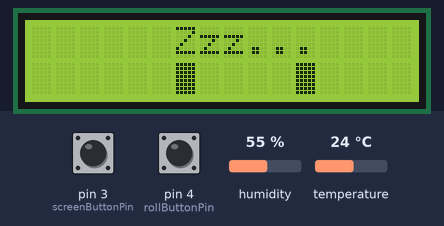
This sketch was run on a simulated Arduino Uno, built with avr-gcc and run on an emulated ATmega328P. Parts: 16×2 character LCD. Inputs (shaded band) come from the test bench; at power-on: pin 3 (screenButtonPin) HIGH, pin 4 (rollButtonPin) HIGH, humidity 55 %, temperature 24 °C. The local clock reads 2024-03-15 10:24:30 at power-on unless the sketch sets it; random numbers use the default seed unless the sketch sets one.

Above: at 4.2 s.
4.3 s: pin 3 (screenButtonPin) pulled LOW for 0.15 s
At 4.8 s:
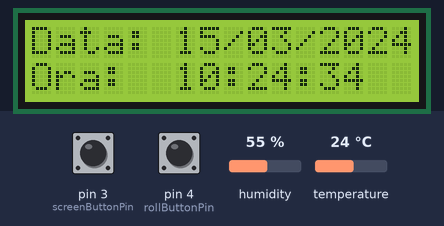
7.4 s: pin 3 (screenButtonPin) pulled LOW for 1 s
At 7.9 s:
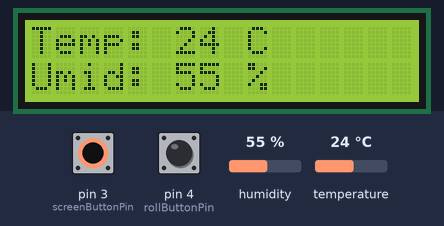
9.9 s: pin 3 (screenButtonPin) pulled LOW for 0.15 s
At 11.1 s:
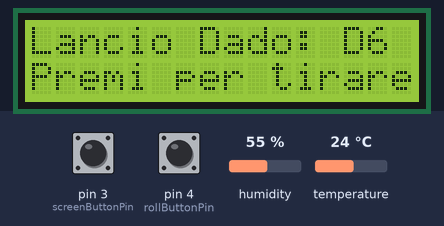
11.5 s: pin 4 (rollButtonPin) pulled LOW for 0.15 s
At 12.5 s:
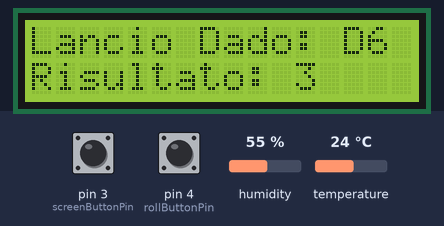
13.1 s: pin 4 (rollButtonPin) pulled LOW for 1 s
At 13.8 s:
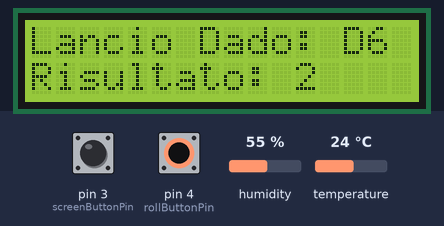
Timing chart, 0 to 16.1 s (numbered marks = the images above; inputs shaded):
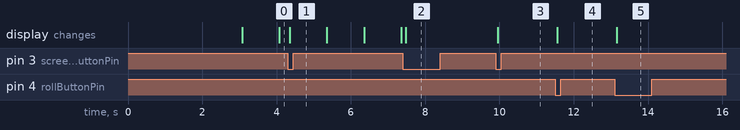

The sketch:

ClockCiock_v3.0.ino
```cpp
/*----------------------- C H A N G E L O G -----------------------------------
v1.0 (03/09/2026): Schermata singola con ora (RTC Module) e temperatura (sensore DTH11)
v2.0 (03/09/2026): Navigazione con un pulsante, 5 schermate: Data e ora; temperatura e umidità; 3 schermate D6, D20, D100 aggiunto pulsante per lanciare dado
v3.0 (03/09/2026): Aggiunta schermata di avvio e schermata Idle con robot
------------------------------------------------------------------------------
*/
#include <Wire.h>
#include <LiquidCrystal.h>
#include <SimpleDHT.h>
#include "RTClib.h"

// Inizializzazione LCD
LiquidCrystal lcd(7, 8, 9, 10, 11, 12);

// Disegno del quadrato completamente colorato
byte quadrato[8] = {
  B11111, B11111, B11111, B11111,
  B11111, B11111, B11111, B11111
};

// Inizializzazione DHT11
int pinDHT11 = 2;
SimpleDHT11 dht11(pinDHT11);

// Inizializzazione modulo RTC
RTC_DS1307 rtc;

// Impostazioni pulsanti
const int screenButtonPin = 3;
const int rollButtonPin = 4;

int screenButtonState = HIGH;
int lastScreenButtonState = HIGH;
unsigned long lastScreenDebounceTime = 0;

int rollButtonState = HIGH;
int lastRollButtonState = HIGH;
unsigned long lastRollDebounceTime = 0;

unsigned long debounceDelay = 50;

// 0=Robot, 1=Data/Ora, 2=Temp/Umid, 3=D6, 4=D20, 5=D100
int currentScreen = 0;
int resultD6 = 0, resultD20 = 0, resultD100 = 0;

// Variabili per il timing dello schermo (1000 ms = 1 secondo)
unsigned long previousMillis = 0;
const long interval = 1000;
bool forceUpdate = false;

// Variabili per l'animazione degli occhi
int eyeFrame = 0;
unsigned long lastEyeUpdate = 0;
const unsigned long eyeInterval = 1000; // Velocità movimento occhi

void setup() {
  lcd.begin(16, 2); // Definisce quante colonne e righe ha il display[cite: 1]

  // Salva il carattere speciale nello slot 1
  lcd.createChar(1, quadrato);

  Wire.begin();

  // --- SCHERMATA DI AVVIO ---
  lcd.setCursor(0, 0);
  lcd.print("   ClockCiock    "); // Visualizza il messaggio che vedremo sullo schermo[cite: 1]
  lcd.setCursor(0, 1);
  lcd.print("by Ciock ver 3.0  ");
  delay(3000);
  lcd.clear();

  pinMode(screenButtonPin, INPUT_PULLUP);
  pinMode(rollButtonPin, INPUT_PULLUP);
  randomSeed(analogRead(0));

  if (!rtc.begin()) {
    lcd.print("Errore RTC");
    while (1);
  }

  // rtc.adjust(DateTime(F(__DATE__), F(__TIME__)));
  forceUpdate = true;
}

void loop() {
  unsigned long currentMillis = millis();

  // --- GESTIONE PULSANTE CAMBIO SCHERMATA ---
  int readingScreen = digitalRead(screenButtonPin);
  if (readingScreen != lastScreenButtonState) {
    lastScreenDebounceTime = currentMillis;
  }
  if ((currentMillis - lastScreenDebounceTime) > debounceDelay) {
    if (readingScreen != screenButtonState) {
      screenButtonState = readingScreen;

      if (screenButtonState == LOW) {
        currentScreen++;
        if (currentScreen > 5) currentScreen = 0;
        lcd.clear();
        forceUpdate = true;
      }
    }
  }
  lastScreenButtonState = readingScreen;

  // --- GESTIONE PULSANTE LANCIO DADI ---
  int readingRoll = digitalRead(rollButtonPin);
  if (readingRoll != lastRollButtonState) {
    lastRollDebounceTime = currentMillis;
  }
  if ((currentMillis - lastRollDebounceTime) > debounceDelay) {
    if (readingRoll != rollButtonState) {
      rollButtonState = readingRoll;

      if (rollButtonState == LOW) {
        if (currentScreen == 3) resultD6 = random(1, 7);
        else if (currentScreen == 4) resultD20 = random(1, 21);
        else if (currentScreen == 5) resultD100 = random(1, 101);
        forceUpdate = true;
      }
    }
  }
  lastRollButtonState = readingRoll;

  // --- AGGIORNAMENTO DEL DISPLAY ---

  // SCHERMATA 0: ROBOT MANUALE
  if (currentScreen == 0) {
    if (currentMillis - lastEyeUpdate >= eyeInterval || forceUpdate) {
      lastEyeUpdate = currentMillis;
      forceUpdate = false;

      lcd.setCursor(0, 0);
      lcd.print("      Zzz...    ");
      lcd.setCursor(0, 1);

      // \x01 richiama il quadrato colorato salvato nello slot 1
      switch (eyeFrame) {
        case 0: lcd.print("     \x01    \x01   "); break;
        case 1: lcd.print("      \x01    \x01  "); break;
        case 2: lcd.print("     \x01    \x01   "); break;
        case 3: lcd.print("    \x01    \x01    "); break;
        case 4: lcd.print("     -    -   "); break;
      }

      eyeFrame++;
      if (eyeFrame > 4) eyeFrame = 0;
    }
  }
  // SCHERMATE NORMALI
  else {
    if (currentMillis - previousMillis >= interval || forceUpdate || currentMillis < 100) {
      previousMillis = currentMillis;
      forceUpdate = false;

      if (currentScreen == 1) {
        DateTime now = rtc.now();
        lcd.setCursor(0, 0);
        lcd.print("Data: ");
        if (now.day() < 10) lcd.print('0');
        lcd.print(now.day());
        lcd.print('/');
        if (now.month() < 10) lcd.print('0');
        lcd.print(now.month());
        lcd.print('/');
        lcd.print(now.year());

        lcd.setCursor(0, 1);
        lcd.print("Ora:  ");
        if (now.hour() < 10) lcd.print('0');
        lcd.print(now.hour());
        lcd.print(':');
        if (now.minute() < 10) lcd.print('0');
        lcd.print(now.minute());
        lcd.print(':');
        if (now.second() < 10) lcd.print('0');
        lcd.print(now.second());
      }
      else if (currentScreen == 2) {
        byte temperature = 0;
        byte humidity = 0;
        if (dht11.read(&temperature, &humidity, NULL) == 0) {
          lcd.setCursor(0, 0);
          lcd.print("Temp: ");
          lcd.print(temperature);
          lcd.print(" C     ");
          lcd.setCursor(0, 1);
          lcd.print("Umid: ");
          lcd.print(humidity);
          lcd.print(" %     ");
        }
      }
      else if (currentScreen == 3) {
        lcd.setCursor(0, 0); lcd.print("Lancio Dado: D6 ");
        lcd.setCursor(0, 1);
        if (resultD6 == 0) lcd.print("Premi per tirare"); else { lcd.print("Risultato: "); lcd.print(resultD6); lcd.print("    "); }
      }
      else if (currentScreen == 4) {
        lcd.setCursor(0, 0); lcd.print("Lancio Dado: D20");
        lcd.setCursor(0, 1);
        if (resultD20 == 0) lcd.print("Premi per tirare"); else { lcd.print("Risultato: "); lcd.print(resultD20); lcd.print("    "); }
      }
      else if (currentScreen == 5) {
        lcd.setCursor(0, 0); lcd.print("Lancio Dado:D100");
        lcd.setCursor(0, 1);
        if (resultD100 == 0) lcd.print("Premi per tirare"); else { lcd.print("Risultato: "); lcd.print(resultD100); lcd.print("    "); }
      }
    }
  }
}
```

Measured:
- after the input at 9.9 s, the display: changes after 0.06 s (image 3)
- after the input at 11.5 s, the display: changes after 0.06 s (image 4)
- after the input at 13.1 s, the display: changes after 0.06 s (image 5)
